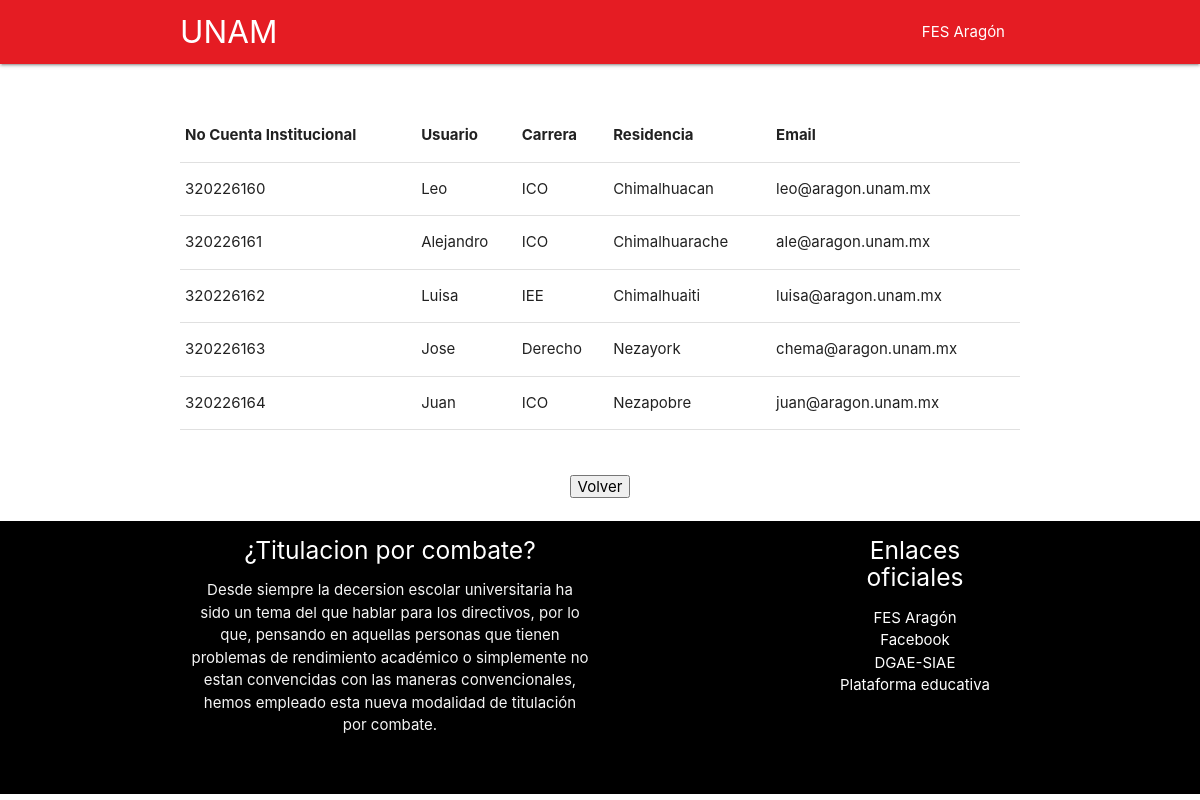
The app's page /consultabd.php (signed in) with its own data.
### tables this page shows
CREATE TABLE `inscritos` (
  `idinscritos` int(11) NOT NULL AUTO_INCREMENT,
  `nocuenta` int(11) NOT NULL,
  `nombre` varchar(45) NOT NULL,
  `carrera` varchar(45) NOT NULL,
  `residencia` varchar(45) NOT NULL,
  `email` varchar(100) NOT NULL,
  `password` varchar(255) NOT NULL,
  PRIMARY KEY (`idinscritos`),
  UNIQUE KEY `nocuenta_UNIQUE` (`nocuenta`)
);

### consultabd.php (the view, shortened to what this page needs)
<?php
require "./logica/conexion.php";
mysqli_set_charset($conexion,'utf8');
include "./styles/header.php";
$consulta_sql="SELECT * FROM inscritos";
$resultado = $conexion->query($consulta_sql);
$count = mysqli_num_rows($resultado);
echo "<div class='center'>
        <div class='container'>";
echo "<br><br>
        <table border='2'>
        <tr>
            <th>No Cuenta Institucional</th>
            <th>Usuario</th>
            <th>Carrera</th>
            <th>Residencia</th>
            <th>Email</th>
        </tr>";
if ( $count>0 ){
    while( $row = mysqli_fetch_assoc($resultado)  )
    {
        echo "<tr>";
        echo"<td>". $row['nocuenta'] ."</td>";
        echo"<td>". $row['nombre'] ."</td>";
        echo"<td>". $row['carrera'] ."</td>";
        echo"<td>". $row['residencia'] ."</td>";
        echo"<td>". $row['email'] ."</td>";
        echo "</tr>";
    }
echo "</table>";
echo "      </div>
        ";
}
else
{
?>
    <h1 style='color:red' >No hay registros actualmente.</h1>
<?php
}
?>
    <br><br>
    <button onclick="location.href='./Principal.php'">Volver</button>
    <br><br>
<div>
<?php
    include "./styles/footer.php";
?>

### styles/header.php (shortened to what this page needs)
<!DOCTYPE html>
<html lang="en">
<head>
    <link href="./styles/css/materialize.css" type="text/css" rel="stylesheet" media="screen,projection" />
    <link href="./styles/css/style.css" type="text/css" rel="stylesheet" media="screen,projection" />
</head>
<body>
    <nav class="materialize-red" role="navigation">
        <div class="nav-wrapper container">
            <a id="logo-container" href="https://www.unam.mx/" class="brand-logo">UNAM</a>
            <ul class="right hide-on-med-and-down">
                <li><a href="https://www.aragon.unam.mx/fes-aragon/#!/inicio">FES Aragón</a></li>
            </ul>
        </div>
    </nav>
</body>
</html>

### styles/footer.php (shortened to what this page needs)
<footer class="black">
    <div class="container">
      <div class="row">
        <div class="col l6 s12">
          <h5 class="white-text">¿Titulacion por combate?</h5>
          <p class="grey-text text-lighten-4">Desde siempre la decersion escolar universitaria ha sido un tema del que hablar para los directivos, por lo que, pensando en aquellas personas que tienen problemas de rendimiento académico o simplemente no estan convencidas con las maneras convencionales, hemos empleado esta nueva modalidad de titulación por combate.</p>
        </div>
        <div class="col l3 s12">
        </div>
        <div class="col l3 s12">
          <h5 class="white-text">Enlaces oficiales</h5>
          <ul>
            <li><a class="white-text" href="https://www.aragon.unam.mx/fes-aragon/#!/inicio">FES Aragón</a></li>
            <li><a class="white-text" href="https://www.facebook.com/FESAragonUNAM">Facebook</a></li>
            <li><a class="white-text" href="https://www.dgae-siae.unam.mx/www_gate.php">DGAE-SIAE</a></li>
            <li><a class="white-text" href="https://plataformaeducativa.aragon.unam.mx/">Plataforma educativa</a></li>
          </ul>
        </div>
      </div>
    </div>
    <div class="footer-copyright">
      <div class="container">
      </div>
    </div>
  </footer>
  </body>
</html>

### records on screen
inscritos: nocuenta "320226160", nombre "Leo", carrera "ICO", residencia "Chimalhuacan", email "leo@aragon.unam.mx"
inscritos: nocuenta "320226161", nombre "Alejandro", carrera "ICO", residencia "Chimalhuarache", email "ale@aragon.unam.mx"
inscritos: nocuenta "320226162", nombre "Luisa", carrera "IEE", residencia "Chimalhuaiti", email "luisa@aragon.unam.mx"
inscritos: nocuenta "320226163", nombre "Jose", carrera "Derecho", residencia "Nezayork", email "chema@aragon.unam.mx"
inscritos: nocuenta "320226164", nombre "Juan", carrera "ICO", residencia "Nezapobre", email "juan@aragon.unam.mx"
